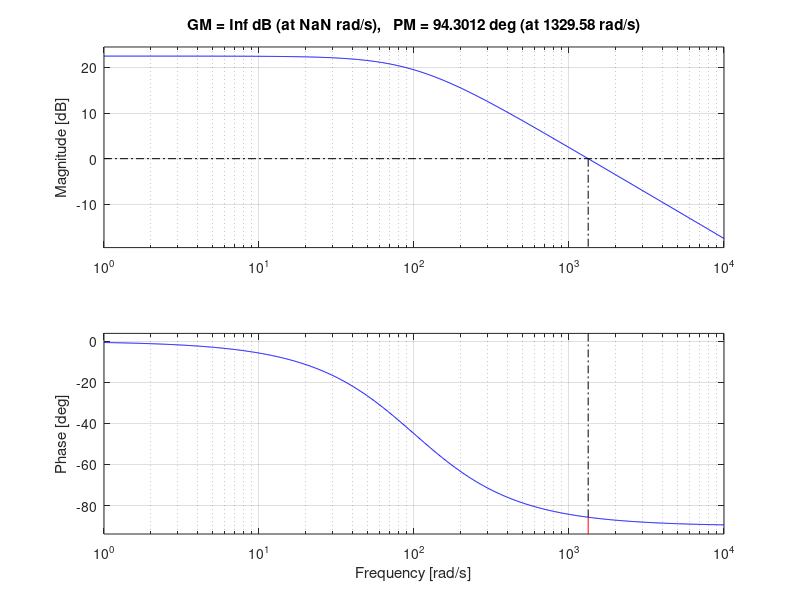

The MATLAB source for this figure: (Note: this script raises an error after producing the figure.)
close all;

bw = 200;

Rq = 50e-3*3/2;
Lq = .50e-3*3/2;

Teq = Lq/Rq;

figure('name','Plant');
Gplant = tf(1/Rq,[Teq 1]);

margin(Gplant)

sPlant = allmargin(Gplant);

fprintf('\n\n--- Plant (Motor) ---\n');
fprintf('Bandwidth: %f Hz\n',sPlant.PMFrequency/(2*pi));

%% MOHAN (REFERENCE ONLY)

% This is the mohan way to calculate Kp and Ki
ki = bw * 2 * pi * Rq;
kp = ki * Teq;
cntl = tf([kp ki],[1 0]);

%% PROPORTIONAL

% find the plant gain at the bw frequency, then adjust the kp to
% to make it the crossover.
Gp = 1/abs((1/Rq/(j*Teq*2*pi*bw+1)));

fprintf(' --- Proportional Term --- \n');
fprintf('Bandwidth: %f Hz\n',bw);
fprintf('Gp: %f\n',Gp);

figure('name','With proportional');
margin(Gplant*Gp);

%% INTEGRAL BOOST

% let's chose the wc frequency of the integral gain to be bw/4

wci = bw/4*2*pi;

Gi = tf([1 wci],[1 0]);

figure('name','With PI');
margin(Gplant*Gp*Gi)

fprintf(' --- Integral Term --- \n');
fprintf('Frequency: %f\n',wci/(2*pi));
fprintf('Ki: %f\n',wci*Gp);

%% ROLLOFF

% finally, add rolloff at 4*bw

wcr = bw*2*2*pi;

Gr = tf([wcr],[1 wcr]);

fprintf(' --- Rolloff Term --- \n');
fprintf('Frequency: %f\n',wcr/(2*pi));
fprintf('Divisor: %f\n',40000/(wcr/(2*pi)));

figure('name','With PI & R');
margin(Gplant*Gp*Gi*Gr);
